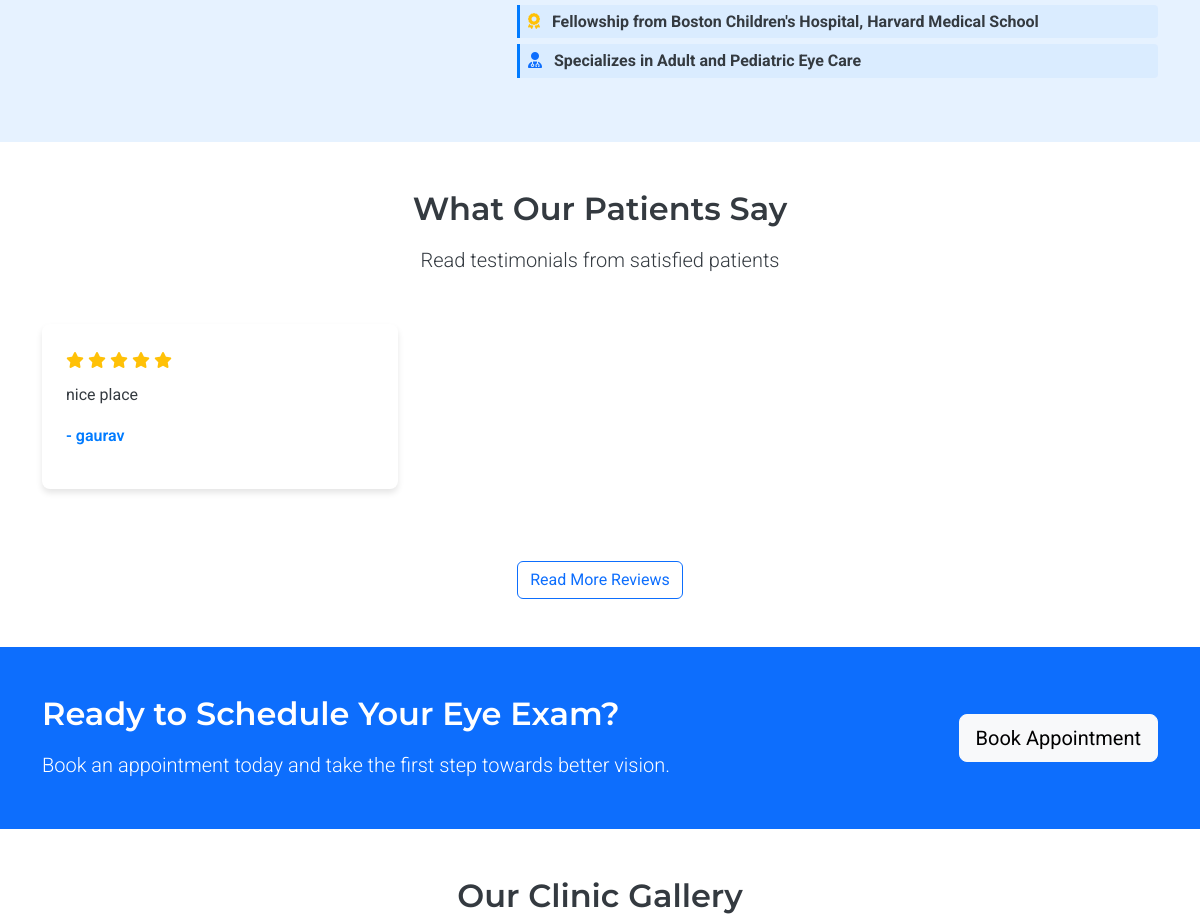
Page / (signed in, middle part) on the earlier database version.
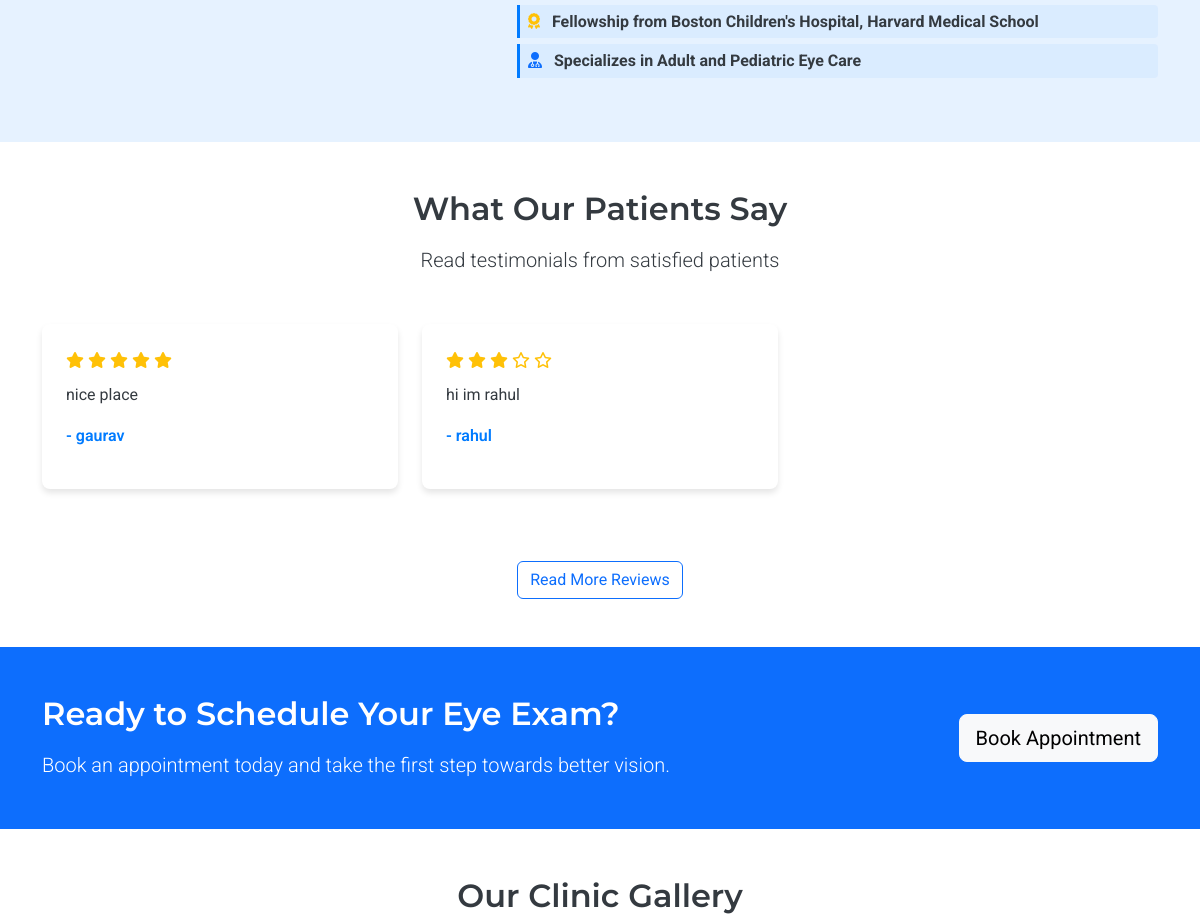
Same page on the later database version.
### models.py (models this page shows, shortened)
class Review(db.Model):
    id = db.Column(db.Integer, primary_key=True)
    patient_id = db.Column(db.Integer, db.ForeignKey('patient.id'), nullable=True)
    patient = db.relationship('Patient', backref='reviews')
    patient_name = db.Column(db.String(100), nullable=False)
    rating = db.Column(db.Integer, nullable=False)
    review_text = db.Column(db.Text, nullable=False)
    is_approved = db.Column(db.Boolean, default=False)
    created_at = db.Column(db.DateTime, default=datetime.utcnow)

### routes.py (the view)
@app.route('/')
def index():
    if not current_user.is_authenticated:
        return redirect(url_for('auth_selection'))
    recent_reviews = Review.query.filter_by(is_approved=True).order_by(desc(Review.created_at)).limit(3).all()
    return render_template('index.html', reviews=recent_reviews)

### app.py (called while the page is built)
@login_manager.user_loader
def load_user(user_id):
    from models import Doctor, Assistant, Admin, Patient
    try:
        if user_id.startswith('doctor_'):
            return Doctor.query.get(int(user_id.split('_')[1]))
        elif user_id.startswith('assistant_'):
            return Assistant.query.get(int(user_id.split('_')[1]))
        elif user_id.startswith('admin_'):
            return Admin.query.get(int(user_id.split('_')[1]))
        else:
            return Patient.query.get(int(user_id))
    except (ValueError, AttributeError):
        return None

### routes.py (called while the page is built)
@app.context_processor
def inject_now():
    return {'now': datetime.now()}

### templates/index.html (shortened to what this page needs)
{% extends 'layout.html' %}
{% block content %}
<section class="doctor-profile py-5">
    <div class="container">
        <div class="row align-items-center">
            <div class="col-lg-7 fade-in">
                <div class="mt-4">
                    <ul class="list-unstyled">
                        <li class="fw-bold highlight-credential"><i class="fas fa-award text-warning me-2"></i> Fellowship from Boston Children's Hospital, Harvard Medical School</li>
                        <li class="fw-bold highlight-credential"><i class="fas fa-user-md text-primary me-2"></i> Specializes in Adult and Pediatric Eye Care</li>
                    </ul>
                </div>
            </div>
        </div>
    </div>
</section>
<section class="py-5">
    <div class="container">
        <div class="text-center mb-5 fade-in">
            <h2 class="mb-3">What Our Patients Say</h2>
            <p class="lead">Read testimonials from satisfied patients</p>
        </div>
        <div class="row">
            {% if reviews %}
                {% for review in reviews %}
                <div class="col-md-4 mb-4 fade-in">
                    <div class="review-card">
                        <div class="stars">
                            {% for i in range(review.rating) %}
                                <i class="fas fa-star text-warning"></i>
                            {% endfor %}
                            {% for i in range(5 - review.rating) %}
                                <i class="far fa-star text-warning"></i>
                            {% endfor %}
                        </div>
                        <p class="review-text mb-3">{{ review.review_text }}</p>
                        <p class="patient-name">- {{ review.patient_name }}</p>
                    </div>
                </div>
                {% endfor %}
            {% else %}
                <div class="col-12 text-center">
                    <p>No reviews yet. Be the first to share your experience!</p>
                </div>
            {% endif %}
        </div>
        <div class="text-center mt-3 fade-in">
            <a href="{{ url_for('reviews') }}" class="btn btn-outline-primary">Read More Reviews</a>
        </div>
    </div>
</section>
<section class="bg-primary text-white py-5">
    <div class="container">
        <div class="row align-items-center">
            <div class="col-lg-8 fade-in">
                <h2 class="mb-3">Ready to Schedule Your Eye Exam?</h2>
                <p class="lead mb-0">Book an appointment today and take the first step towards better vision.</p>
            </div>
            <div class="col-lg-4 text-lg-end mt-4 mt-lg-0 fade-in">
                <a href="{{ url_for('appointment') }}" class="btn btn-light btn-lg">Book Appointment</a>
            </div>
        </div>
    </div>
</section>
<section class="py-5">
    <div class="container">
        <div class="text-center mb-5 fade-in">
            <h2 class="mb-3">Our Clinic Gallery</h2>
        </div>
    </div>
</section>
{% endblock %}

Differences in the rows shown:
now on this page (row edited): Review: rating 3 (drawn), review_text "hi im rahul", patient_name "rahul"
